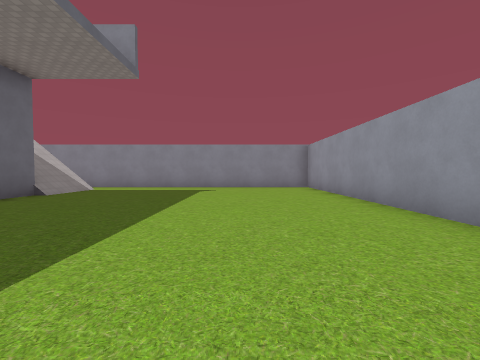
view 1 (above)

15 first-person views from a walk through a level from a Godot 3-D game. The camera is 1.2 m above the floor, tilts 2° down and sees 90° across. The floor is counted in squares, 2 m on a side. Each view is taken from the middle of a square. On the plan, view 1 faces up. The plan holds only what a view shows up to about 9 squares ahead; the rest is blank. The place goes on beyond the plan. Some surface patterns are stand-ins.

view 2
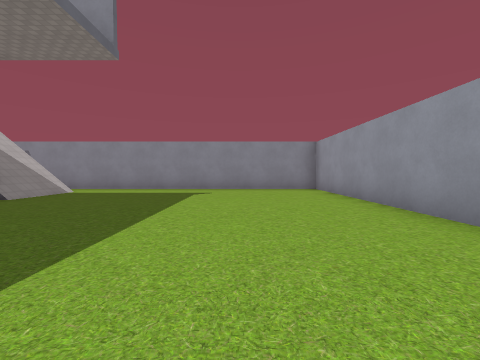

view 3
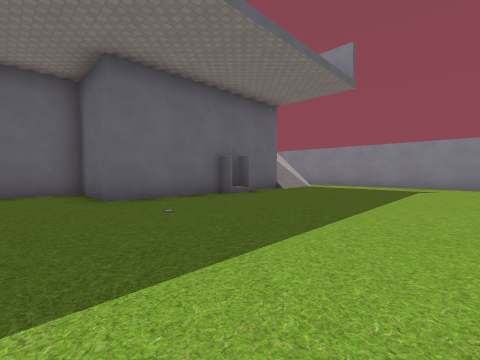

view 4
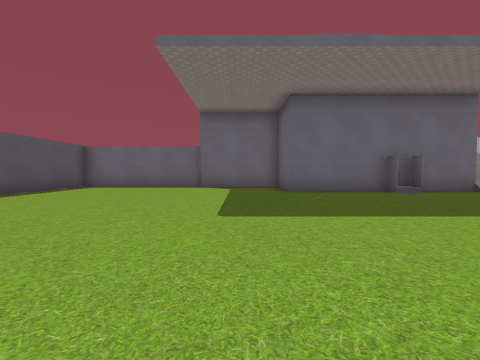

view 5
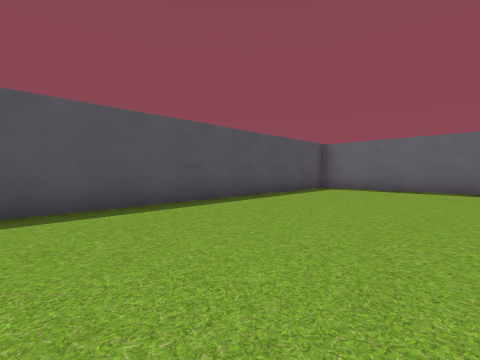

view 6
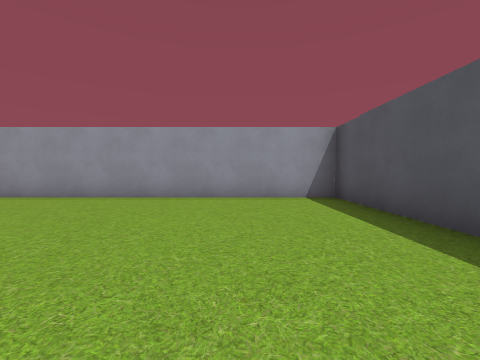

view 7
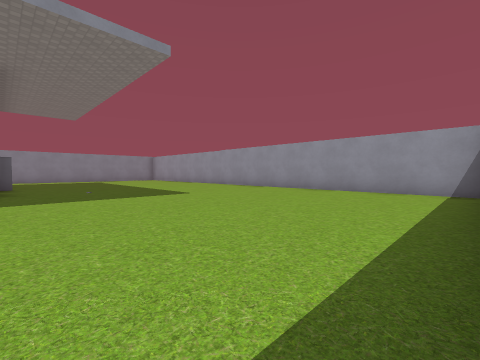

view 8
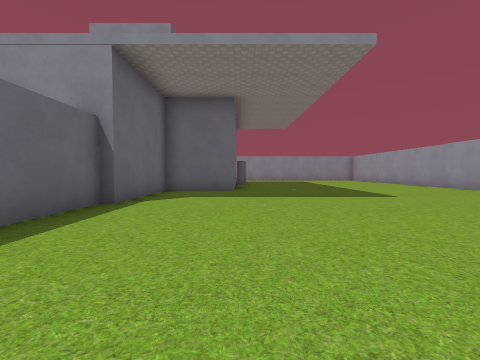

view 9
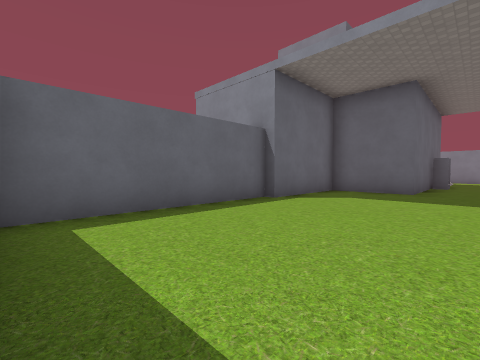

view 10
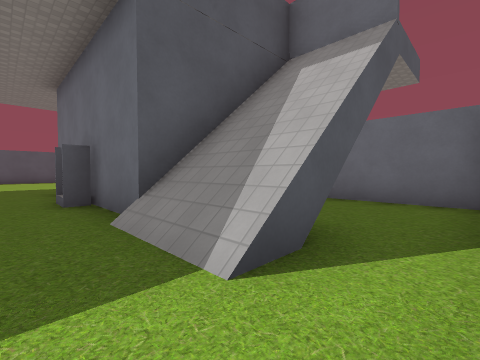

view 11
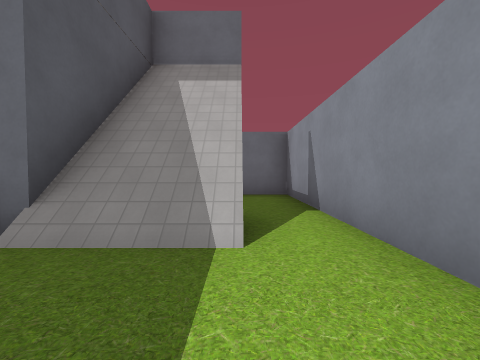

view 12
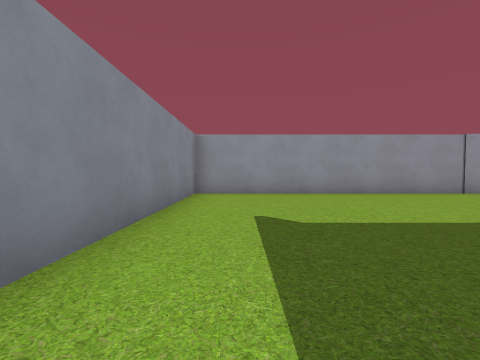

view 13
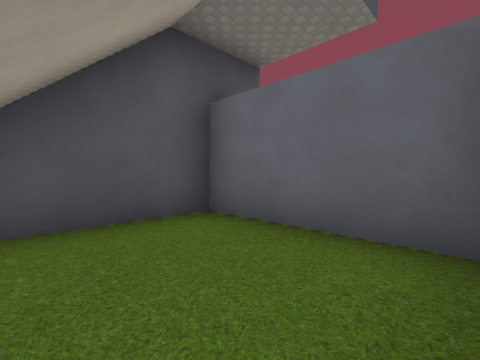

view 14
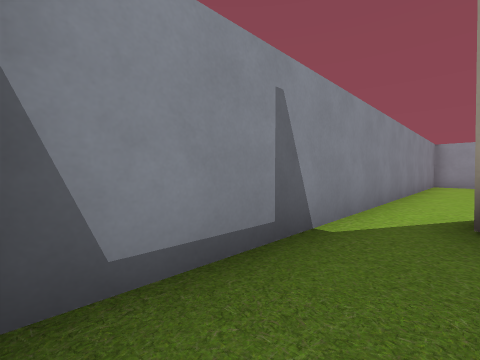

view 15
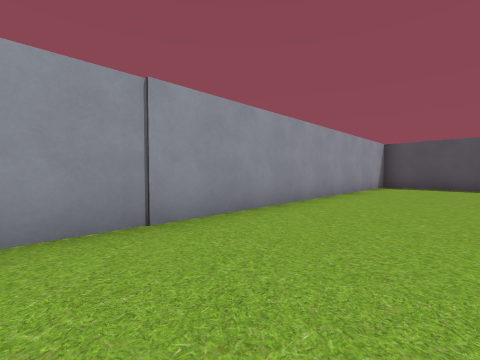

### Floor plan
Points are (right, up) in squares from view 1. A wall is a line through its corners. A room is listed if a view was taken in it or the views show most of it. See-through windows are left out.
Room 1 (views 1, 2, 3, 4, 5, 6, 7, 8, 9, 10, 11, 12, 15)
walls: (-4.6, 3.4) (-5.2, 3.4); (-5.2, 4.1) (-4.6, 4.1); (-5.2, 6.1) (-5.2, 0.5) (-7.3, 0.5) (-7.3, -2.6); (-7.6, -2.5) (-7.6, -7.2) (2.6, -7.2) (2.6, 9.2) (-6.6, 9.2); (-6.6, 8) (-5.5, 8)
ways out: opening at (-6, 9) to room 2
Room 2 (views 13, 14)
walls: (-6.6, 9.2) (-9.3, 9.2) (-9.3, 6.1) (-5.2, 6.1)
ways out: opening at (-6, 9) to room 1

Where each view was taken, in squares from view 1:
view 1: 0 up, 0 right, facing up
view 2: 1 up, 0 right, facing up
view 3: 1 down, 0 right, facing up-left
view 4: 1 down, 2 right, facing left
view 5: 3 down, 1 right, facing down-left
view 6: 5 down, 3 left, facing right
view 7: 7 down, 5 left, facing up-right
view 8: 7 down, 5 left, facing up
view 9: 7 down, 4 left, facing up-left
view 10: 9 up, 4 left, facing down-left
view 11: 8 up, 3 left, facing left
view 12: 8 up, 4 left, facing right
view 13: 9 up, 7 left, facing down-left
view 14: 8 up, 9 left, facing up-right
view 15: 3 up, 0 right, facing down-right
